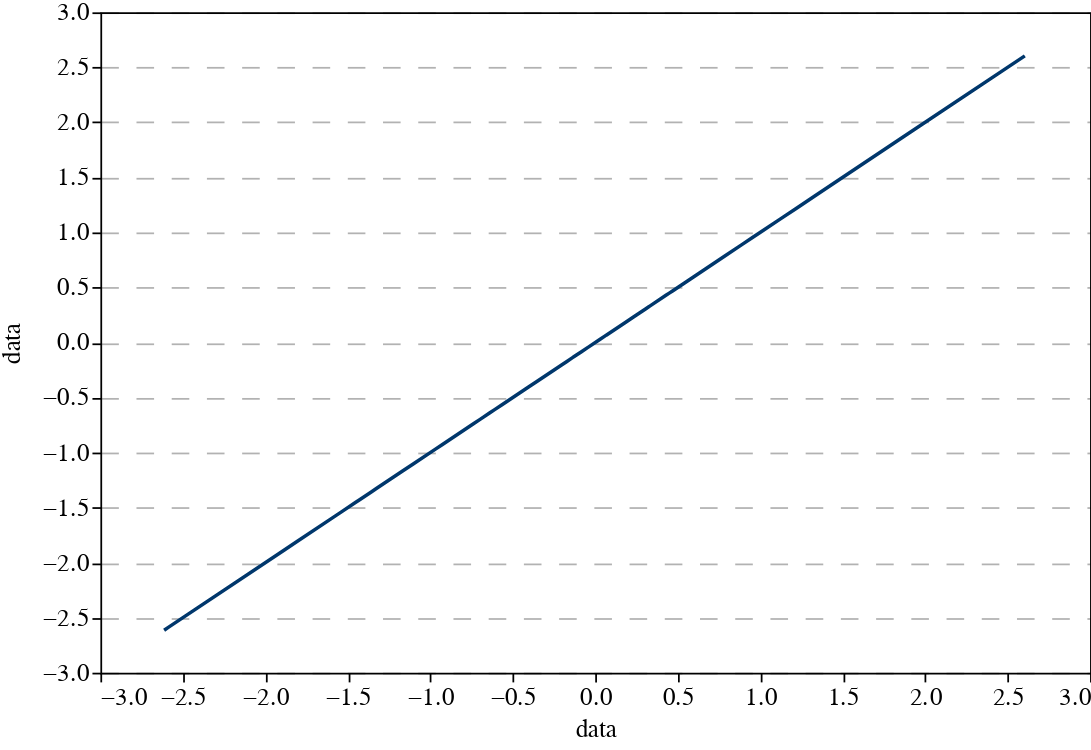

Notebook code for this chart:
### Code cell
from altair_theme import RichView_Theme  # Import the richview theme

import altair as alt  # Import altair

alt.themes.register('richview', RichView_Theme)  # Register the richview theme
alt.themes.enable('richview')  # Enable the richview theme

import pandas as pd  # Import pandas

df = pd.Series(data).rename('data').to_frame()  # Convert the data to a dataframe
base = alt.Chart(df).mark_line().encode(y='data', x='data').interactive()  # Create the base chart
base

### Figure 1 — Vega-Lite specification as saved in the notebook (floating-point values rounded to 4 significant figures)
{"config": {"padding": {"left": 0, "top": 0, "right": 0, "bottom": 5}, "autosize": {"type": "fit-x", "resize": false, "contains": "padding"}, "view": {"width": 620, "height": 375, "stroke": true, "strokeWidth": 1, "strokeDash": [0], "padding": {"left": 0, "top": 0, "right": 0, "bottom": 5, "orient": "right"}}, "title": {"fontSize": 14, "font": ["Cambria"], "anchor": "start", "fontColor": ["#000000"], "fontWeight": "normal"}, "axis": {"domain": false, "domainColor": ["#000000"], "grid": false, "gridDash": [10], "gridWidth": 1, "gridOpacity": 0.3, "gridColor": ["#000000"], "labelFont": ["Cambria"], "titleFont": ["Cambria"], "titleFontSize": 14, "labelFontSize": 14, "labelOverlap": true, "labelAngle": 0, "titleAngle": 0, "domainOpacity": 1, "tickColor": ["Cambria"], "tickSize": 5, "tickWidth": 1, "labelSeparation": 0, "titleFontWeight": "normal", "zindex": -10, "labelLimit": 999}, "header": {"labelFont": ["Cambria"], "titleFont": ["Cambria"], "titleFontSize": 0, "labelFontSize": 14}, "legend": {"labelFont": ["Cambria"], "titleFont": ["Cambria"], "titleFontSize": 14, "labelFontSize": 14}, "axisY": {"grid": true, "titlePadding": 10, "titleAngle": -90}, "range": {"category": ["#00376C", "#8A0F0F", "#00572C", "#6c0037", "#6c3500", "#d1d1c2"], "diverging": ["#00376C", "#8A0F0F"], "ordinal": ["#00376c#194b7a#325e89#4c7398#6687a6#7f9bb5#99afc4#b2c3d2#ccd7e1#e5ebf0"]}, "mark": {"color": "#00376C"}, "text": {"fontSize": 14, "font": ["Cambria"]}, "cell": {"stroke": true, "strokeColor": ["Cambria"], "strokeWidth": 1, "strokeOpacity": 1}}, "data": {"name": "data-bf2f59a9882d0e091494a3185598b0b9"}, "mark": "line", "encoding": {"x": {"field": "data", "type": "quantitative"}, "y": {"field": "data", "type": "quantitative"}}, "selection": {"selector001": {"type": "interval", "bind": "scales", "encodings": ["x", "y"]}}, "$schema": "https://vega.github.io/schema/vega-lite/v4.17.0.json", "datasets": {"data-bf2f59a9882d0e091494a3185598b0b9": [{"data": -0.04422}, {"data": -1.376}, {"data": 0.06483}, {"data": -0.3953}, {"data": -1.355}, {"data": 1.123}, {"data": 0.2341}, {"data": -1.817}, {"data": 1.322}, {"data": 0.9536}, {"data": -2.614}, {"data": 0.4688}, {"data": -1.541}, {"data": -0.6098}, {"data": -1.591}, {"data": -0.3538}, {"data": 1.006}, {"data": -1.325}, {"data": -0.2039}, {"data": -0.7405}, {"data": -0.0416}, {"data": -2.586}, {"data": 0.5369}, {"data": -0.1717}, {"data": -1.912}, {"data": -1.168}, {"data": -1.435}, {"data": -0.5649}, {"data": -0.6384}, {"data": -0.1376}, {"data": 0.7812}, {"data": 0.8891}, {"data": 0.3095}, {"data": -0.13}, {"data": 0.4287}, {"data": -0.9709}, {"data": 0.1826}, {"data": 1.225}, {"data": 2.604}, {"data": 1.835}, {"data": 0.06677}, {"data": -0.08557}, {"data": -0.6981}, {"data": 0.3223}, {"data": -0.9305}, {"data": -1.452}, {"data": 0.02755}, {"data": 0.4512}, {"data": -1.104}, {"data": 0.3306}]}}
